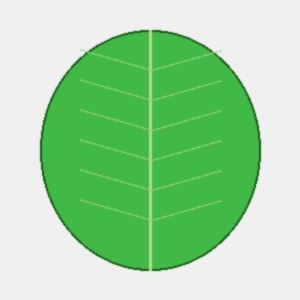
#> input picture data/sample_images/apple_healthy.jpg, 300 x 300 px; its folder holds only this picture in this run
$ python -i image_processing.py   (imports and definitions only)   (older library calls are emulated)
#> lines starting #> are read from the running program, lines starting #| are printed output that depends on the picture; after the words box and inside, x2 and y2 are one past the last pixel; in counts of white or black regions, pixels touching at a corner belong together
"""
Computer Vision & Image Preprocessing Pipeline for AgriVision Agent.
Handles image loading, normalization, visual enhancement (CLAHE),
leaf segmentation, and feature extraction.
"""

from typing import Tuple, Dict, Any, Union
from pathlib import Path
import io
import numpy as np
from PIL import Image, ImageEnhance
import cv2


# [90 lines left out: functions load_and_validate_image, preprocess_for_model, apply_clahe_enhancement, not called in this run]


def segment_leaf_mask(image: Image.Image) -> Dict[str, Any]:
    """
    Segments the leaf from background using color thresholding in HSV space.
    Calculates estimated green leaf area vs. necrotic/lesion spot area.

    Returns:
        Dict containing mask Image, lesion_percentage, and segmented_leaf Image.
    """
    img_np = np.array(image)
    hsv = cv2.cvtColor(img_np, cv2.COLOR_RGB2HSV)
#> hsv: shape (300, 300, 3); mean H, S, V 35.2, 75.8, 213.7

    # Plant foliage mask (broad green/yellow/brown range)
    lower_plant = np.array([15, 25, 25])
    upper_plant = np.array([100, 255, 255])
    plant_mask = cv2.inRange(hsv, lower_plant, upper_plant)
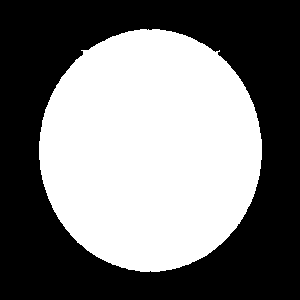
#> plant_mask: shape (300, 300); 47.1% white; 1 white region, box (x1, y1, x2, y2) and area: (39, 29, 262, 272) 42418

    # Healthy green mask
    lower_green = np.array([35, 40, 40])
    upper_green = np.array([85, 255, 255])
    green_mask = cv2.inRange(hsv, lower_green, upper_green)
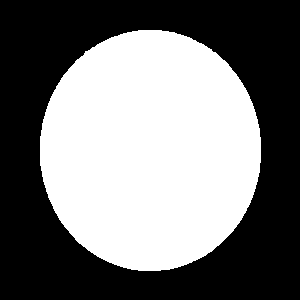
#> green_mask: shape (300, 300); 46.7% white; 1 white region, box (x1, y1, x2, y2) and area: (40, 30, 261, 271) 42015

    # Lesion / Diseased / Necrotic spot mask (Brown/Yellow/Dark spots within leaf)
    lower_lesion = np.array([10, 50, 20])
    upper_lesion = np.array([30, 255, 220])
    lesion_mask = cv2.inRange(hsv, lower_lesion, upper_lesion)
#> lesion_mask: shape (300, 300); every value is 0

    total_plant_pixels = max(1, cv2.countNonZero(plant_mask))
#> total_plant_pixels = 42418
    lesion_pixels = cv2.countNonZero(lesion_mask)
#> lesion_pixels = 0

    # Estimate lesion damage ratio
    damage_ratio = min(100.0, round((lesion_pixels / total_plant_pixels) * 100, 1))
#> damage_ratio = 0

    # Masked leaf image on white background
    segmented = cv2.bitwise_and(img_np, img_np, mask=plant_mask)
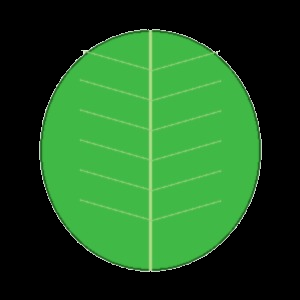
#> segmented: shape (300, 300, 3); mean R, G, B 32.9, 86.7, 34.7
    white_bg = np.full_like(img_np, 255)
    mask_inv = cv2.bitwise_not(plant_mask)
    background = cv2.bitwise_and(white_bg, white_bg, mask=mask_inv)
#> white_bg: shape (300, 300, 3); every value is 255
    final_segmented = cv2.add(segmented, background)

    return {
        "mask_image": Image.fromarray(plant_mask),
        "segmented_image": Image.fromarray(final_segmented),
        "lesion_percentage": damage_ratio,
        "total_plant_pixels": total_plant_pixels
    }


# [283 lines left out: functions extract_leaf_features, generate_gradcam_overlay, validate_leaf_image, not called in this run]


# Calibrated IRRI / ICAR 5-Panel Reference Color Standards in CIE LAB & RGB space
IRRI_LCC_STANDARDS = {
    1: {
        "lab": (79.0, -21.0, 44.0),
        "rgb": (186, 202, 114),
        "hex": "#BACA72",
        "name": "Pale Yellow-Green",
        "name_hi": "हल्का पीला-हरा",
        "status": "Severe Nitrogen Deficit",
        "status_hi": "गंभीर नाइट्रोजन की कमी",
        "urea_kg_per_acre": 25,
        "action": "Urgent Top-Dress Required",
        "action_hi": "तत्काल यूरिया छिड़काव आवश्यक",
        "advisory": "Chlorophyll synthesis is severely restricted. Top-dress 25-30 kg Urea per Acre or apply 2% foliar Urea spray immediately.",
        "advisory_hi": "क्लोरोफिल की भारी कमी है। तुरंत 25-30 किलोग्राम यूरिया प्रति एकड़ दें या 2% यूरिया का पर्णीय छिड़काव करें।"
    },
    2: {
        "lab": (71.0, -26.0, 48.0),
        "rgb": (152, 186, 85),
        "hex": "#98BA55",
        "name": "Yellowish-Green",
        "name_hi": "पीला-हरा",
        "status": "Moderate Nitrogen Deficit",
        "status_hi": "मध्यम नाइट्रोजन की कमी",
        "urea_kg_per_acre": 20,
        "action": "Top-Dress at Next Irrigation",
        "action_hi": "अगली सिंचाई पर यूरिया दें",
        "advisory": "Leaf greenness is below critical agronomic threshold. Apply 20 kg Urea per Acre with the next scheduled irrigation.",
        "advisory_hi": "पत्ती का हरापन आवश्यक स्तर से कम है। अगली सिंचाई के साथ 20 किलोग्राम यूरिया प्रति एकड़ डालें।"
    },
    3: {
        "lab": (62.0, -30.0, 47.0),
        "rgb": (115, 160, 62),
        "hex": "#73A03E",
        "name": "Light / Balanced Green",
        "name_hi": "संतुलित हरा",
        "status": "Critical Agronomic Threshold",
        "status_hi": "संतुलित स्तर",
        "urea_kg_per_acre": 10,
        "action": "Maintain / Conditional Top-Dress",
        "action_hi": "संतुलन बनाए रखें",
        "advisory": "Plant has adequate nitrogen for current growth. Apply a small top-dress of 10-15 kg Urea per Acre only if tillering or branching lags.",
        "advisory_hi": "पौधे में वर्तमान वृद्धि के लिए पर्याप्त नाइट्रोजन है। यदि वानस्पतिक वृद्धि धीमी हो तभी 10-15 किलोग्राम यूरिया दें।"
    },
    4: {
        "lab": (50.0, -32.0, 41.0),
        "rgb": (77, 128, 44),
        "hex": "#4D802C",
        "name": "Deep Vibrant Green",
        "name_hi": "गहरा चमकदार हरा",
        "status": "Optimal Chlorophyll Health",
        "status_hi": "आदर्श क्लोरोफिल स्तर",
        "urea_kg_per_acre": 0,
        "action": "Halt Nitrogen (Zero Urea)",
        "action_hi": "यूरिया न डालें (पैसा बचाएं)",
        "advisory": "Photosynthetic efficiency is at peak performance. DO NOT APPLY UREA. Save fertilizer expense and avoid crop burning.",
        "advisory_hi": "पौधे का क्लोरोफिल उच्चतम स्तर पर है। यूरिया बिल्कुल न डालें। खाद की लागत बचाएं।"
    },
    5: {
        "lab": (37.0, -31.0, 33.0),
        "rgb": (45, 95, 30),
        "hex": "#2D5F1E",
        "name": "Dark Forest Green",
        "name_hi": "अत्यधिक गहरा हरा",
        "status": "Excessive Nitrogen (Hyper-Succulent)",
        "status_hi": "अत्यधिक नाइट्रोजन (हानिकारक)",
        "urea_kg_per_acre": 0,
        "action": "Strictly Withhold Nitrogen",
        "action_hi": "नाइट्रोजन तुरंत रोकें",
        "advisory": "WARNING: Over-fertilization detected! Leaves are hyper-succulent, making the crop highly susceptible to fungal blights and sucking pests (Aphids, Whiteflies). Completely halt all nitrogen fertilizers.",
        "advisory_hi": "चेतावनी: अत्यधिक यूरिया का उपयोग! पत्तियां बहुत नाजुक हो गई हैं, जिससे फफूंद रोग और कीटों (माहू, सफेद मक्खी) का भारी खतरा है। नाइट्रोजन तुरंत रोकें।"
    }
}


# [88 lines left out: function compute_digital_lcc, not called in this run]

>>> import cv2
>>> picture = cv2.cvtColor(cv2.imread('../../data/sample_images/apple_healthy.jpg'), cv2.COLOR_BGR2RGB)
>>> result = segment_leaf_mask(picture)
#> result = 4 items
